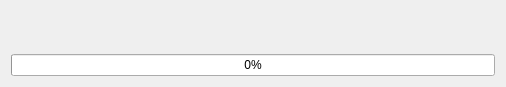
<?xml version="1.0" encoding="UTF-8"?>
<ui version="4.0">
 <class>FrmProgressDlg</class>
 <widget class="QDialog" name="FrmProgressDlg">
  <property name="geometry">
   <rect>
    <x>0</x>
    <y>0</y>
    <width>506</width>
    <height>87</height>
   </rect>
  </property>
  <property name="windowTitle">
   <string>Dialog</string>
  </property>
  <layout class="QVBoxLayout" name="verticalLayout">
   <item>
    <widget class="QLabel" name="lblInfo">
     <property name="text">
      <string/>
     </property>
     <property name="alignment">
      <set>Qt::AlignCenter</set>
     </property>
    </widget>
   </item>
   <item>
    <widget class="QProgressBar" name="progressBar">
     <property name="value">
      <number>0</number>
     </property>
    </widget>
   </item>
  </layout>
 </widget>
 <resources/>
 <connections/>
</ui>
